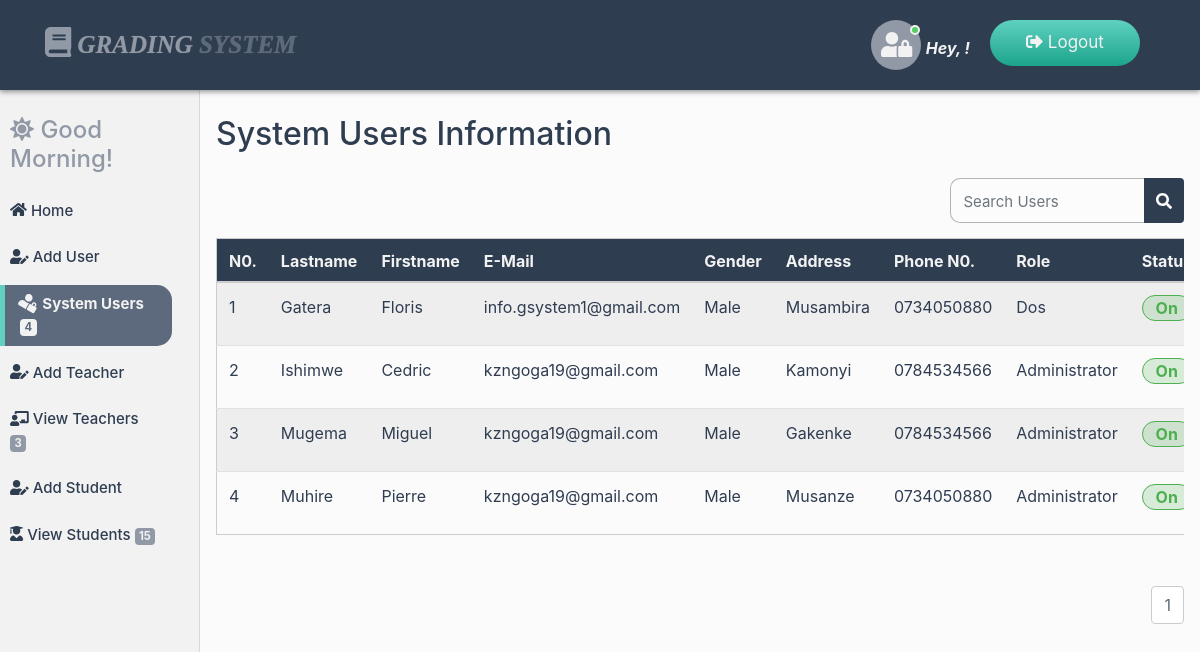
/admin-dashboard/view_users.php (signed in), run on the app's committed database.
### tables this page shows
CREATE TABLE `users` (
  `user_ID` int(20) NOT NULL,
  `user_Fname` varchar(200) NOT NULL,
  `user_Lname` varchar(200) NOT NULL,
  `user_Mail` varchar(200) NOT NULL,
  `user_Gen` varchar(20) NOT NULL,
  `user_Address` varchar(200) NOT NULL,
  `user_Phone` varchar(200) NOT NULL,
  `user_Role` varchar(200) NOT NULL,
  `password` varchar(200) NOT NULL,
  `status` varchar(20) NOT NULL
);

### admin-dashboard/view_users.php (the view, shortened to what this page needs)
<?php
include("../connection/connect.php");
include("session/session.php");
$retr = "Select * From users where user_ID = '$session_Id'";
$run_retr = mysqli_query($con, $retr);
$row_retr = mysqli_fetch_array($run_retr);
$fname = $row_retr['user_Fname'];
?>
<!DOCTYPE html>
<html lang="en">
<head>
<link rel="stylesheet" href="../css/bootstrap.min.css">
<link rel="stylesheet" href="../css/all.min.css">
<link rel="stylesheet" href="../css/main.css">
<link rel="stylesheet" href="../css/animate.css">
</head>
<body>
<nav class="navbar navbar-expand-md bg-dark navbar-dark fixed-top main-nav">
  <div class="container">
        <a class="navbar-brand" href="index.php"><i class="fas fa-book logo-icon"></i> Grading <span class="fat">System</span></a>
      <ul class="nav navbar-nav ml-auto lang-switcher">
      <li class="nav-item">
      <span class="user-img">
        <span class="user-icon">
          <i class="fas fa-user-lock"></i>
        </span>
        <span class="status online"></span>
      </span> <span class="hello-user">Hey, <?php echo $fname;?>!</span>
      </li>
      <li class="nav-item">
        <a class="nav-link" href="logout.php">
        <i class="fas fa-sign-out-alt"></i> Logout</a>
      </li>
      </ul>
    </div>
</nav>
<div class="container-fluid">
  <div class="row">
    <nav class="col-md-2 d-none d-md-block sidebar">
      <div class="sidebar-sticky">
        <div class="dash-salute wow bounceInLeft" data-wow-duration="2s">
            <?php
            $time = date("H");
            if(($time >="0") && ($time <"12")){
                echo"<h4><i class='fas fa-sun'></i> Good Morning!</h4>";
            }
            ?>
        </div>
        <ul class="nav flex-column dash-nav">
          <li class="nav-item">
          <a href="index.php" class="nav-link">
          <i class="fa fa-home dash-icon"></i> Home</a></li>
          <li class="nav-item">
          <a href="add_users.php" class="nav-link">
          <i class="fa fa-user-edit dash-icon"></i> Add User</a></li>
          <li class="nav-item">
          <a href="view_users.php" class="nav-link active"><i class="fa fa-user-lock dash-icon"></i> System Users
          <span class="badge badge-primary">
              <?php
              $count = "Select count(*) as NberOfData from users";
              $run_count = mysqli_query($con, $count);
              $row_count = mysqli_fetch_array($run_count);
              $count_data = $row_count['NberOfData'];
              echo $count_data;
              ?>
          </span>
          </a></li>
          <li class="nav-item">
          <a href="add_teachers.php" class="nav-link">
          <i class="fa fa-user-edit dash-icon"></i> Add Teacher</a></li>
          <li class="nav-item">
          <a href="view_teachers.php" class="nav-link"><i class="fa fa-chalkboard-teacher dash-icon"></i> View Teachers
          <span class="badge badge-primary">
              <?php
              $count = "Select count(*) as NberOfData from teacher";
              $run_count = mysqli_query($con, $count);
              $row_count = mysqli_fetch_array($run_count);
              $count_data = $row_count['NberOfData'];
              echo $count_data;
              ?>
          </span>
          </a></li>
          <li class="nav-item">
          <a href="add_students.php" class="nav-link">
          <i class="fa fa-user-edit dash-icon"></i> Add Student</a></li>
          <li class="nav-item">
          <a href="view_students.php" class="nav-link">
          <i class="fa fa-user-graduate dash-icon"></i> View Students
          <span class="badge badge-primary">
              <?php
              $count = "Select count(*) as NberOfData from student";
              $run_count = mysqli_query($con, $count);
              $row_count = mysqli_fetch_array($run_count);
              $count_data = $row_count['NberOfData'];
              echo $count_data;
              ?>
          </span>
          </a></li>
        </ul>
      </div>
    </nav>
    <main role="main" class="col-md-10 ml-sm-auto px-3">
      <div class="dash-output-section">
        <h2>System Users Information</h2>
        <form action="search_user.php" method = "POST" class="form-inline justify-content-end">
        <input type="text" name="sBox" id="sBox" placeholder="Search Users" class="form-control">
        <button type="submit" name="search" id="search" class="btn btn-dark">
        <i class="fas fa-search"></i>
        </button>
        </form>
        <div class="table-responsive">
          <table class="table table-striped">
             <thead>
              <th>N0.</th>
              <th>Lastname</th>
              <th>Firstname</th>
              <th>E-Mail</th>
              <th>Gender</th>
              <th>Address</th>
              <th>Phone N0.</th>
              <th>Role</th>
              <th>Status</th>
             </thead>
             <?php
              $select = "Select * FROM users
              ORDER BY user_Lname";
              $run_select = mysqli_query($con, $select);
              $number_of_results = mysqli_num_rows($run_select);
              $results_per_page = 5;
              $nber_of_Pages = ceil($number_of_results / $results_per_page);
              if(!isset($_GET['page'])){
                  $page = 1;
                }
                else{
                  $page = $_GET['page'];
                }
              $this_page_first_result = ($page - 1) * $results_per_page;
              $select = "Select * FROM users
              ORDER BY user_Lname
              LIMIT " . $this_page_first_result . ',' . $results_per_page;
              $run_select = mysqli_query($con, $select);
              $num = $this_page_first_result;
              while($row_select = mysqli_fetch_array($run_select)){
                 $fname = $row_select['user_Fname'];
                 $lname = $row_select['user_Lname'];
                 $email = $row_select['user_Mail'];
                 $gender = $row_select['user_Gen'];
                 $address = $row_select['user_Address'];
                 $phone = $row_select['user_Phone'];
                 $role = $row_select['user_Role'];
                 $status = $row_select['status'];
                 $num++;
              ?>
              <tr>
              <td><?php echo $num; ?></td>
              <td><?php echo $lname; ?></td>
              <td><?php echo $fname; ?></td>
              <td><?php echo $email; ?></td>
              <td><?php echo $gender; ?></td>
              <td><?php echo $address; ?></td>
              <td><?php echo $phone; ?></td>
              <td><?php echo $role; ?></td>
                <td>
                <?php
                  if($status=== "Off"){
                    echo "<span class='off'>$status</span>";
                  }
                  elseif($status=== "On"){
                    echo "<span class='on'>$status</span>";
                  }
                  else{
                    echo $status;
                  }
                ?></td>
              </tr>
              <?php }?>
          </table>
          </div>
          <ul class="pagination justify-content-end">
          <?php
          for($i=1; $i<=$nber_of_Pages; $i++){
              echo '<li class="page-item"><a
              class="page-link"
              href="view_users.php?page='. $i .'"> '. $i .' </a></li>';
          }
          ?>
          </ul>
      </div>
    </main>
  </div>
</div>
</body>
</html>

### data on the page
users: user_Lname "Gatera", user_Fname "Floris", user_Mail "info.gsystem1@gmail.com", user_Gen "Male", user_Address "Musambira", user_Phone "0734050880", user_Role "Dos", status "On"
users: user_Lname "Ishimwe", user_Fname "Cedric", user_Mail "kzngoga19@gmail.com", user_Gen "Male", user_Address "Kamonyi", user_Phone "0784534566", user_Role "Administrator", status "On"
users: user_Lname "Mugema", user_Fname "Miguel", user_Mail "kzngoga19@gmail.com", user_Gen "Male", user_Address "Gakenke", user_Phone "0784534566", user_Role "Administrator", status "On"
users: user_Lname "Muhire", user_Fname "Pierre", user_Mail "kzngoga19@gmail.com", user_Gen "Male", user_Address "Musanze", user_Phone "0734050880", user_Role "Administrator", status "On"

### other printed values
$count_data "4"
$count_data "3"
$count_data "15"
